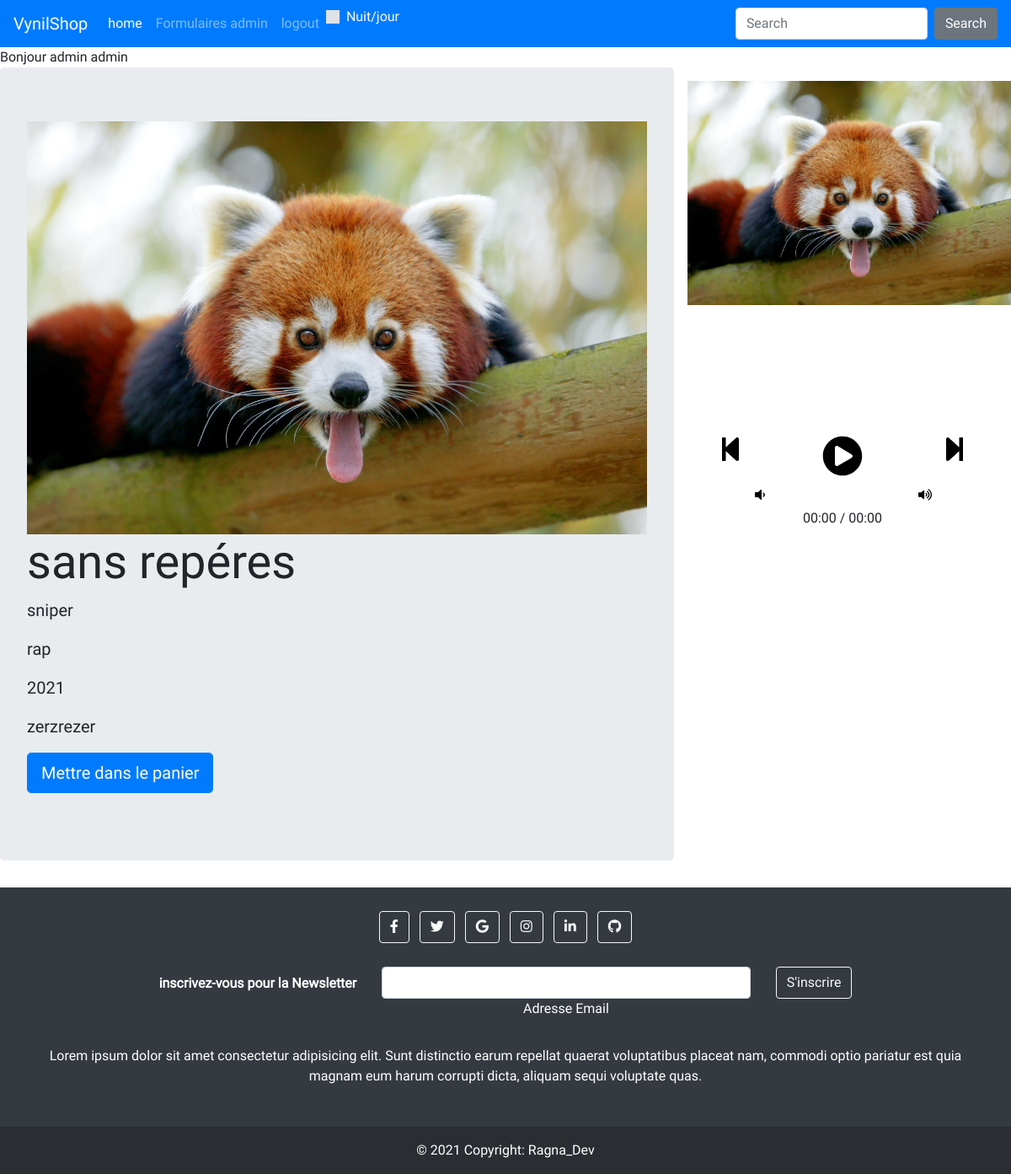
The app's page /single.php?id=9 (signed in) with its own data.
### tables this page shows
CREATE TABLE IF NOT EXISTS `vinyles` (
  `id` int(11) NOT NULL AUTO_INCREMENT,
  `mp3` varchar(120) NOT NULL,
  `cover_img` varchar(120) NOT NULL,
  `title` varchar(120) NOT NULL,
  `artiste` varchar(120) NOT NULL,
  `genre` varchar(50) NOT NULL,
  `annee` int(4) DEFAULT NULL,
  `description` text,
  PRIMARY KEY (`id`)
);

### inc/functions.php (called while the page is built, shortened)
<?php
require_once("./inc/pdo.php");
function selectVinyleById($id)
{
    global $pdo;
    $rq = "SELECT * from vinyles where id =:id";
    $query = $pdo->prepare($rq);
    $query->bindValue(':id', $id, PDO::PARAM_INT);
    $query->execute();
    $result = $query->fetch();
    return $result;
}

### single.php (the view, shortened to what this page needs)
<?php
require_once("./inc/functions.php");
if (!empty($_GET)) {
    $id = intval($_GET['id']);
    $vinyle = selectVinyleById($id);
} else {
    header("Location:index.php");
}
include('./inc/header.php');
?>
<section id="single">
    <div class="jumbotron">
        <img src="./assets/cover/<?= $vinyle['cover_img'] ?>" alt="" class='img-fluid'>
        <h1 class="display-4"><?= $vinyle['title'] ?></h1>
        <p class="lead"><?= $vinyle['artiste'] ?></p>
        <p class="lead muted"><?= $vinyle['genre'] ?></p>
        <p class="lead "><?= $vinyle['annee'] ?></p>
        <p class="lead muted"><?= $vinyle['description'] ?></p>
        <p class="lead">
            <a class="btn btn-primary btn-lg" href="#" role="button">Mettre dans le panier</a>
        </p>
    </div>
    <?php
    include("./inc/lecteur.php") ?>
</section>
<?php
include('./inc/footer.php');
?>

### assets/css/style.css (style rules this page uses)
body { font-family: "roboto"; margin: 0; --primary: rgb(224, 243, 255); --primaryFocus: rgb(27, 34, 98); --secondary: rgb(194, 194, 194); --secondaryFocus: rgb(109, 109, 109); --txtCorp: 0.8rem; }
#single { display: flex; justify-content: space-around; }

### records on screen
vinyles: cover_img (picture), title "sans repéres", artiste "sniper", genre "rap", annee "2021", description "zerzrezer"

### other values on screen
$_SESSION['prenom'] "admin"
$_SESSION['nom'] "admin"
